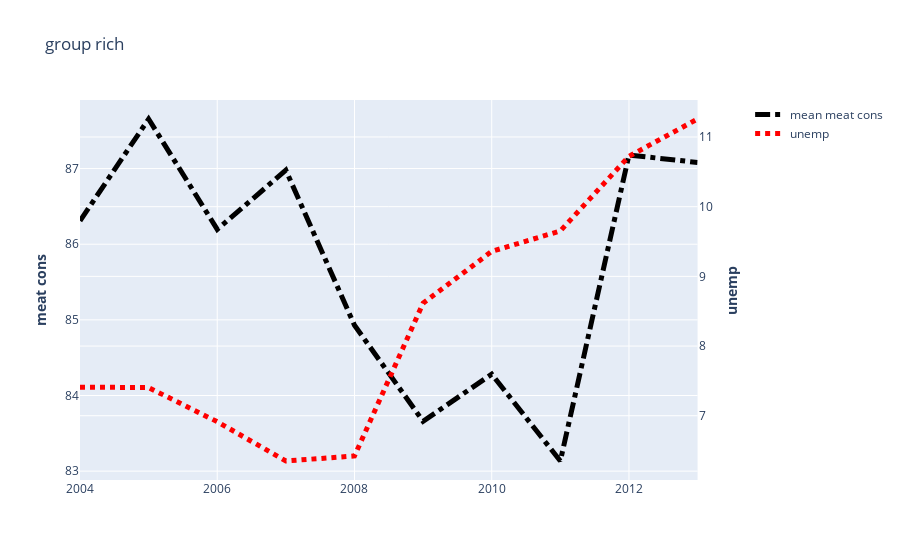

Source (notebook cell):
### Code cell
fkmg2 = go.Figure()

fkmg2 = make_subplots(rows=1, cols=1,
                    specs=[[{"secondary_y": True}]])
#for i in range(len(g2s[0])):
#    fkmg2.add_trace(go.Scatter(y=df_meat[g2s[0][i]], x=[2004+i for i in range(10)], mode='lines', name=g2s[0][i]))
    
fkmg2.add_trace(go.Scatter(y = df_meat[g2s[0]].mean(axis=1), x=[2004+i for i in range(10)], mode='lines', name='mean meat cons', line=dict(color='black', width=5, dash='dashdot')))
  
fkmg2.add_trace(go.Scatter(y = df_unemp[g2s[0]].mean(axis=1)[6:16], x=[2004+i for i in range(10)], mode='lines', name='unemp', line=dict(color='red', width=5, dash='dot')), secondary_y=True)
    
fkmg2.update_yaxes(title_text="<b>meat cons", secondary_y=False)
fkmg2.update_yaxes(title_text="<b>unemp", secondary_y=True)
fkmg2.update_layout(title="group rich")
    
fkmg2.show()

### Figure 1 — Plotly figure (JSON) as saved in the notebook; plotly's stock layout.template omitted (floating-point values rounded to 4 significant figures)
{"data": [{"line": {"color": "black", "dash": "dashdot", "width": 5}, "mode": "lines", "name": "mean meat cons", "type": "scatter", "x": [2004, 2005, 2006, 2007, 2008, 2009, 2010, 2011, 2012, 2013], "y": [86.31, 87.66, 86.2, 86.98, 84.93, 83.66, 84.28, 83.13, 87.18, 87.08]}, {"line": {"color": "red", "dash": "dot", "width": 5}, "mode": "lines", "name": "unemp", "type": "scatter", "x": [2004, 2005, 2006, 2007, 2008, 2009, 2010, 2011, 2012, 2013], "xaxis": "x", "y": [7.41, 7.404, 6.914, 6.35, 6.422, 8.615, 9.358, 9.652, 10.72, 11.26], "yaxis": "y2"}], "layout": {"autosize": true, "title": {"text": "group rich"}, "xaxis": {"anchor": "y", "autorange": true, "domain": [0, 0.94], "range": [2004, 2013], "type": "linear"}, "yaxis": {"anchor": "x", "autorange": true, "domain": [0, 1], "range": [82.88, 87.91], "title": {"text": "<b>meat cons"}, "type": "linear"}, "yaxis2": {"anchor": "x", "autorange": true, "overlaying": "y", "range": [6.078, 11.53], "side": "right", "title": {"text": "<b>unemp"}, "type": "linear"}}}
